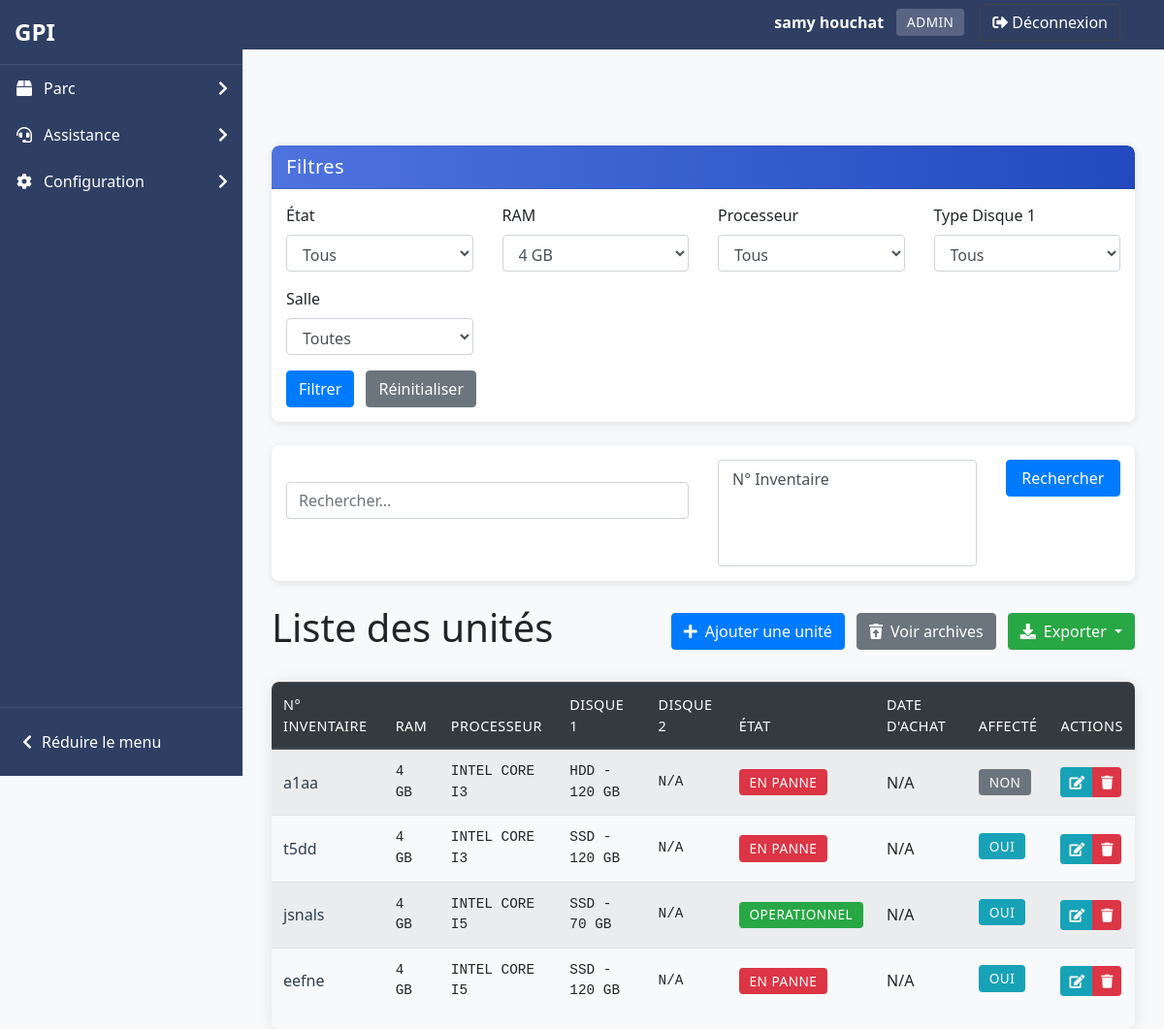
Page /pages/common/Gestion_unit.php?ram=4 GB (signed in) on the earlier database version.
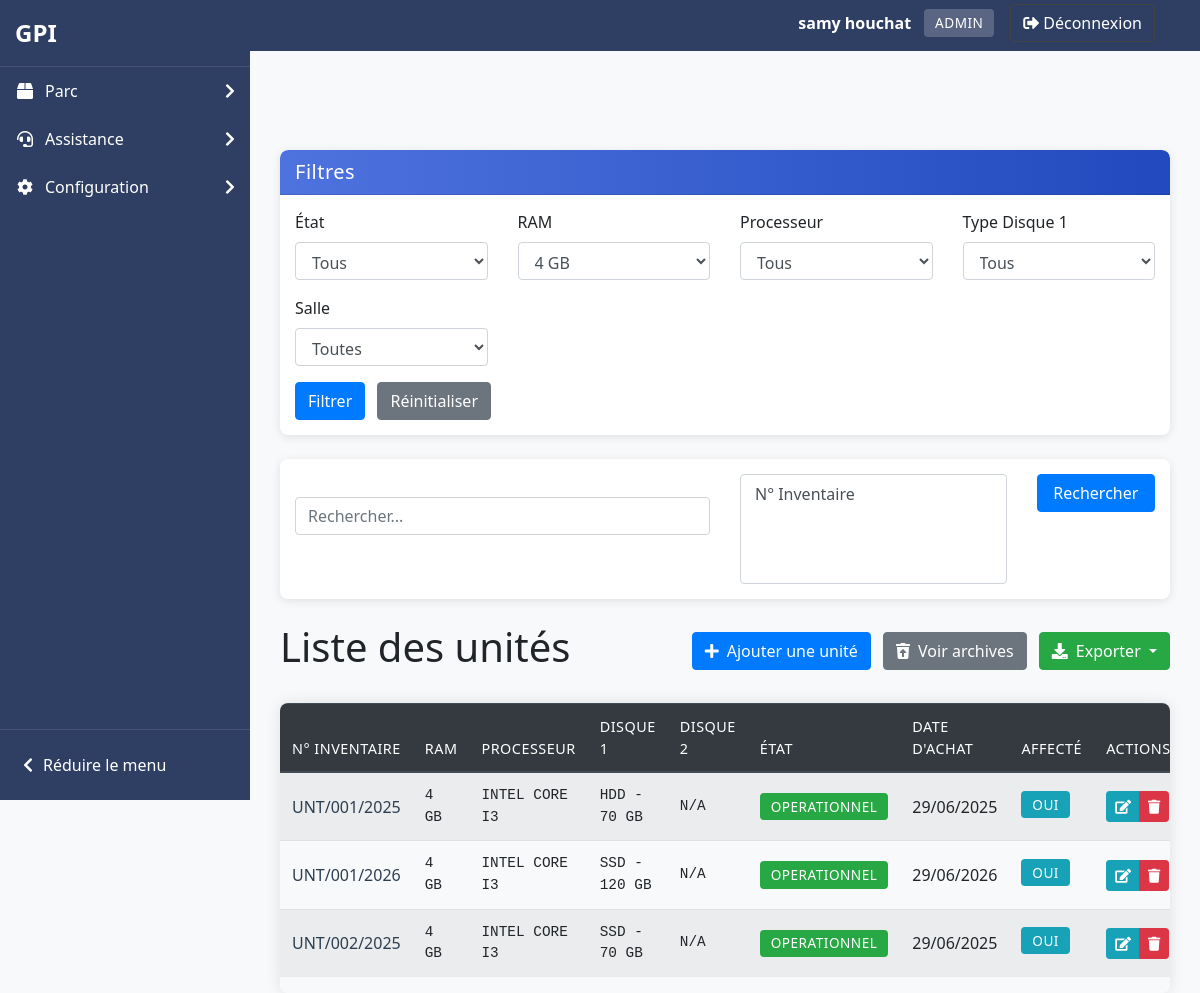
Same page on the later database version.
### tables this page shows
CREATE TABLE IF NOT EXISTS `unite` (
  `id_unite` int NOT NULL AUTO_INCREMENT,
  `numero_inventaire` varchar(255) NOT NULL,
  `ram` enum('2 GB','4 GB','8 GB','16 GB','32 GB','64 GB') NOT NULL,
  `processeur` enum('INTEL_CORE_I3','INTEL_CORE_I5','INTEL_CORE_I7','INTEL_CORE_I9','INTEL_XEON','INTEL_PENTIUM','INTEL_CELERON') NOT NULL,
  `disque_dur_1_type` enum('SSD','HDD') NOT NULL,
  `disque_dur_1_capacite` enum('70 GB','120 GB','500 GB') NOT NULL,
  `disque_dur_2_type` enum('SSD','HDD') DEFAULT NULL,
  `disque_dur_2_capacite` enum('70 GB','120 GB','500 GB') DEFAULT NULL,
  `etat` enum('Operationnel','En panne') DEFAULT 'Operationnel',
  `date_achat` date DEFAULT NULL,
  `date_ajout` datetime DEFAULT CURRENT_TIMESTAMP,
  `supprime_le` datetime DEFAULT NULL,
  `est_affecte` tinyint(1) DEFAULT '0',
  PRIMARY KEY (`id_unite`),
  UNIQUE KEY `numero_inventaire` (`numero_inventaire`)
);

### includes/filters.php (called while the page is built, shortened)
<?php
function buildFilterQuery($type, $filters) {
    $where = [];
    $params = [];
    switch($type) {
        case 'unite':
            if (!empty($filters['ram'])) {
                $where[] = "u.ram = ?";
                $params[] = $filters['ram'];
            }
            break;
    }
    $whereClause = !empty($where) ? " WHERE " . implode(" AND ", $where) : "";
    return ['clause' => $whereClause, 'params' => $params];
}

### pages/common/Gestion_unit.php (the view, shortened to what the changed rows need)
<?php
require_once '../../includes/functions.php';
require_once '../../includes/filters.php';
try {
    $pdo = connectDB();
    $filters = [
        'ram' => $_GET['ram'] ?? '',
        'etat' => $_GET['etat'] ?? '',
        'id_salle' => $_GET['id_salle'] ?? '',
        'processeur' => $_GET['processeur'] ?? '',
        'disque_dur_1_type' => $_GET['disque_dur_1_type'] ?? ''
    ];
    $search = $_GET['search'] ?? '';
    $baseQuery = "SELECT u.*, p.nom_poste, p.id_salle, s.nom_salle,
                  CASE WHEN pu.id_poste IS NOT NULL THEN 1 ELSE 0 END as est_affecte
                  FROM unite u
                  LEFT JOIN poste_unite pu ON u.id_unite = pu.id_unite
                  LEFT JOIN poste p ON pu.id_poste = p.id_poste
                  LEFT JOIN salles s ON p.id_salle = s.id_salle
                  WHERE u.supprime_le IS NULL";
    $filterData = buildFilterQuery('unite', $filters);
    $finalQuery = $baseQuery . ($filterData['clause'] ? ' AND' . substr($filterData['clause'], 6) : '');
    if (!empty($search)) {
        $selectedColumns = $_GET['search_columns'] ?? [];
        $whereClauses = [];
        $searchParams = [];
        if (empty($selectedColumns) || in_array('all', $selectedColumns)) {
            $whereClauses = [
                "u.numero_inventaire LIKE ?",
                "u.processeur LIKE ?"
            ];
            $searchParams = array_fill(0, 2, "%$search%");
        } else {
            foreach ($selectedColumns as $column) {
                switch($column) {
                    case 'numero_inventaire':
                        $whereClauses[] = "u.numero_inventaire LIKE ?";
                        break;
                    case 'processeur':
                        $whereClauses[] = "u.processeur LIKE ?";
                        break;
                }
                $searchParams[] = "%$search%";
            }
        }
        if (!empty($whereClauses)) {
            $finalQuery .= " AND (" . implode(" OR ", $whereClauses) . ")";
            $params = array_merge($filterData['params'], $searchParams);
        }
    } else {
        $params = $filterData['params'];
    }
    $stmt = $pdo->prepare($finalQuery);
    $stmt->execute($params);
    $unites = $stmt->fetchAll();
?>
<div class="d-flex justify-content-between align-items-center mb-4">
    <h1>Liste des unités</h1>
</div>
<?php
    if (count($unites) > 0) {
?>
        <div class="table-responsive">
            <table class="table table-striped table-hover">
                <thead class="thead-dark">
                    <tr>
                        <th>N° Inventaire</th>
                        <th>RAM</th>
                        <th>Processeur</th>
                        <th>Disque 1</th>
                        <th>Disque 2</th>
                        <th>État</th>
                        <th>Date d'achat</th>
                        <th>Affecté</th>
                        <th>Actions</th>
                    </tr>
                </thead>
                <tbody>
<?php
        foreach ($unites as $unite) {
?>
                    <tr>
                        <td><?php echo htmlspecialchars($unite['numero_inventaire']); ?></td>
                        <td><?php echo htmlspecialchars($unite['ram']); ?></td>
                        <td><?php echo htmlspecialchars(str_replace('_', ' ', $unite['processeur'])); ?></td>
                        <td><?php echo htmlspecialchars($unite['disque_dur_1_type'] . ' - ' . $unite['disque_dur_1_capacite']); ?></td>
                        <td><?php echo ($unite['disque_dur_2_type'] ? htmlspecialchars($unite['disque_dur_2_type'] . ' - ' . $unite['disque_dur_2_capacite']) : 'N/A'); ?></td>
                        <td><span class="badge badge-<?php echo ($unite['etat'] === 'Operationnel' ? 'success' : 'danger'); ?>"><?php echo htmlspecialchars($unite['etat']); ?></span></td>
                        <td><?php echo ($unite['date_achat'] ? date('d/m/Y', strtotime($unite['date_achat'])) : 'N/A'); ?></td>
                        <td><span class="badge badge-<?php echo ($unite['est_affecte'] ? 'info' : 'secondary'); ?>"><?php echo ($unite['est_affecte'] ? 'Oui' : 'Non'); ?></span></td>
                        <td>
                            <div class="btn-group" role="group">
                                <a href="../../includes/gestion.php?action=modifier_unite&id=<?php echo $unite['id_unite']; ?>"
                                    class="btn btn-info btn-sm" title="Modifier">
                                    <i class="fas fa-edit"></i>
                                </a>
                                <a href="../../includes/gestion.php?action=supprimer_unite&id=<?php echo $unite['id_unite']; ?>"
                                    onclick="return confirm('Êtes-vous sûr de vouloir supprimer cette unité ?')"
                                    class="btn btn-danger btn-sm" title="Supprimer">
                                    <i class="fas fa-trash"></i>
                                </a>
                            </div>
                        </td>
                    </tr>
<?php
        }
?>
                </tbody>
            </table>
        </div>
<?php
    } else {
?>
        <div class="alert alert-info">Aucune unité trouvée.</div>
<?php
    }
} catch (PDOException $e) {
?>
    <div class="alert alert-danger">Une erreur est survenue : <?php echo htmlspecialchars($e->getMessage()); ?></div>
<?php
}
?>

Differences in the rows shown:
removed unite: numero_inventaire "a1aa", ram "4 GB", processeur "INTEL CORE I3", disque_dur_1_type+disque_dur_1_capacite "HDD - 120 GB", shows "N/A", etat "EN PANNE", shows "NON"
removed unite: numero_inventaire "t5dd", ram "4 GB", processeur "INTEL CORE I3", disque_dur_1_type+disque_dur_1_capacite "SSD - 120 GB", shows "N/A", etat "EN PANNE", shows "OUI"
removed unite: numero_inventaire "jsnals", ram "4 GB", processeur "INTEL CORE I5", disque_dur_1_type+disque_dur_1_capacite "SSD - 70 GB", shows "N/A", etat "OPERATIONNEL", shows "OUI"
removed unite: numero_inventaire "eefne", ram "4 GB", processeur "INTEL CORE I5", disque_dur_1_type+disque_dur_1_capacite "SSD - 120 GB", shows "N/A", etat "EN PANNE", shows "OUI"
added unite: numero_inventaire "UNT/001/2025", ram "4 GB", processeur "INTEL CORE I3", disque_dur_1_type+disque_dur_1_capacite "HDD - 70 GB", shows "N/A", etat "OPERATIONNEL", date_achat "29/06/2025", shows "OUI"
added unite: numero_inventaire "UNT/001/2026", ram "4 GB", processeur "INTEL CORE I3", disque_dur_1_type+disque_dur_1_capacite "SSD - 120 GB", shows "N/A", etat "OPERATIONNEL", date_achat "29/06/2026", shows "OUI"
added unite: numero_inventaire "UNT/002/2025", ram "4 GB", processeur "INTEL CORE I3", disque_dur_1_type+disque_dur_1_capacite "SSD - 70 GB", shows "N/A", etat "OPERATIONNEL", date_achat "29/06/2025", shows "OUI"
